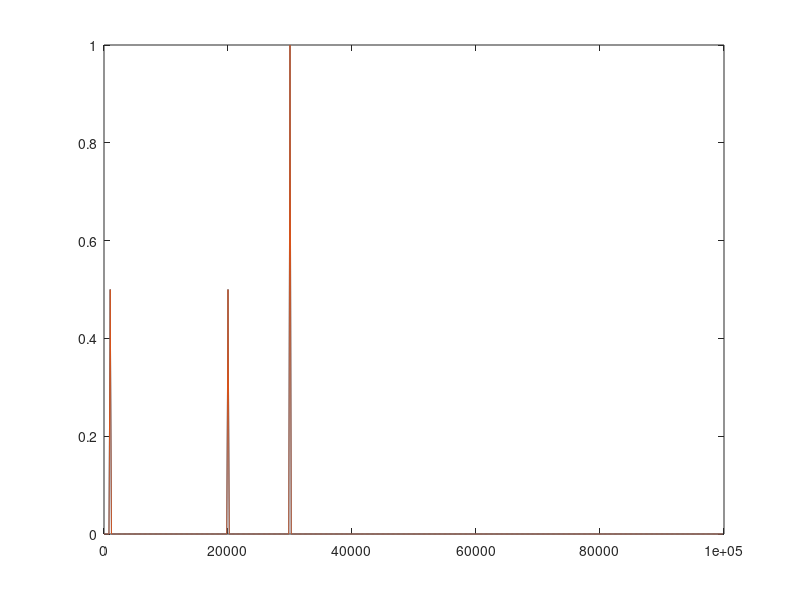
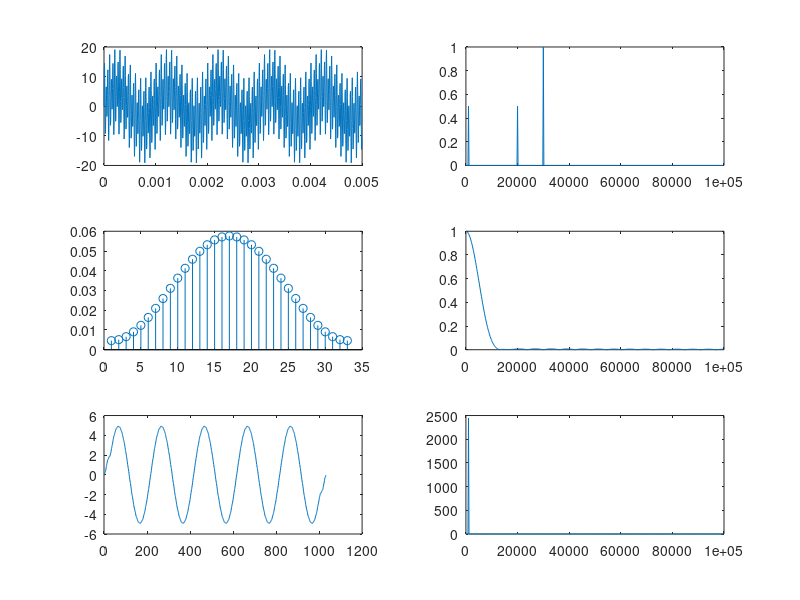

The MATLAB source for these figures, in order: (Note: this script raises an error after producing the figures.)
clc
clear all

Fs=200e3;
Ts=1/Fs;
dt=0:Ts:5e-3-Ts;

f1=1e3;
f2=20e3;
f3=30e3;
y1=5*sin(2*pi*f1*dt);
y=5*sin(2*pi*f1*dt)+5*sin(2*pi*f2*dt)+10*sin(2*pi*f3*dt);

% plot(dt,y)

nfft=length(y);
%nfft2=2.^nextpow2(nfft);
nfft2=nfft;

%fy=fft(y,nfft2);
fy=fft(y);
fy=fy(1:nfft2/2);
fy2=fft(y);
fy2=fy2(1:nfft/2);

xfft=Fs.*(0:nfft2/2-1)/nfft2;
xfft2=Fs.*(0:nfft/2-1)/nfft;
figure(1)
plot(xfft,abs(fy/max(fy)));
hold on
plot(xfft2,abs(fy2/max(fy2)));

cut_off_fre=1.5e3;
cut_off=cut_off_fre/Fs/2;

order=32;

h=fir1(order,cut_off);

fh=fft(h,nfft2);
fh=fh(1:nfft2/2);

mul=fh.*fy;

con=conv(y,h);

figure(2)
subplot(3,2,1);
plot(dt,y);
subplot(3,2,3);
stem(h);
subplot(3,2,5);
plot(con);

subplot(3,2,2)
plot(xfft,abs(fy/max(fy)));
subplot(3,2,4)
plot(xfft,abs(fh/max(fh)));
subplot(3,2,6)
plot(xfft,abs(mul));


%% Converting back into the time domain
tim=dt;
Yf=(fy)/2;
Y_mag = abs(Yf); %Magnitudes
Y_phase = angle(Yf); %Phase


N = length(Y_mag);
Bins = 1:floor(N/2);
%N=nfft;

time=tim;

for z = 1:1
    M = find(ismember(xfft,round(cut_off_fre,-3))); %Number of Harmonics
    %M=150
    A0 = (2/N(z))*real(Yf(z,1));
    Ak = (2/N(z))*real(Yf(z,2:M));
    Bk = -(2/N(z))*imag(Yf(z,2:M));
    %T(z) = D(z,[9]);
    T(z)=(5e-3);
for j = 1:length(time)
    y_rec(z,j) = A0/2;
    for i = 1:M-1
        temp_har = Ak(i)*cos(2*pi()*i*time(z,j)/T(z))+Bk(i)*sin(2*pi()*i*time(z,j)/T(z));
        y_rec(z,j) = y_rec(z,j)+temp_har;
    end
end
end


figure(3),plot(y_rec)
txt={['M=',num2str(M),' harmonics, Time Domain for RV pressure waveform']}
title(txt)
xlabel('Time(seconds)')
ylabel('RV pressure waveform (y_rec)')

yf_test=fft(y_rec);
yf_test=yf_test(1:length(yf_test)/2)
figure(4)
plot(abs(yf_test/max(yf_test)));
